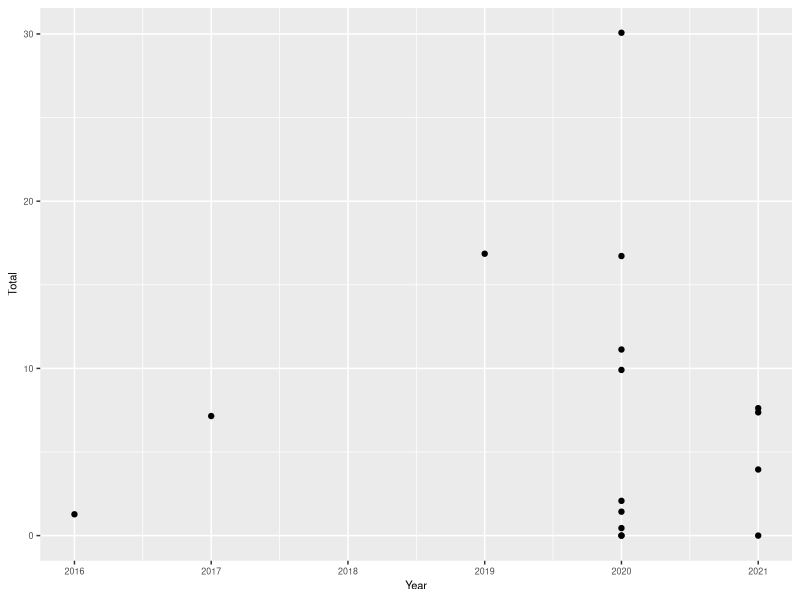

Write R code to recreate this figure. (Note: this script raises an error after producing the figure.)
library(ggplot2)
library(readxl)
PFAS <- read_excel("PFASdata.xlsx",sheet = "Processed")

# [PFAS] vs Year ----------------------------------------------------------

#[total PFAS in livers] vs year of death
PFASL<-subset(PFAS,Type=="L")
yearfit<-lm(PFASL$Year~log(PFASL$Total))
summary(yearfit) #P=0.2519, adj.r^2=0.0475 -> no relationship
ggplot(PFAS, aes(x=Year, y=Total))+geom_point()+theme(text = element_text(size=8))



# [PFAS liver] vs [PFAS muscle] -------------------------------------------


#[PFAS liver] vs [PFAS muscle]
shapiro.test(PFAS$TotalL) #P=0.1042 -> normally distributed
shapiro.test(PFAS$TotalSM) #P=0.01819 -> not normally distributed (small sample size, n=5)
is.factor(PFAS$Type)
as.factor(PFAS$Type)
wilcox.test(Total~Type,data=PFAS)#P=0.003135 -> significant difference



# PFAS by age -------------------------------------------------------------

PFASL<-subset(PFASL,Type == "L")#only use liver results

shapiro.test(PFASL$Total) #P=0.1042 -> normal distribution
subadult<-subset(PFASL,Age == "subadult")
shapiro.test(subadult$Total) #P=0.3049 -> normal distribution
adult<-subset(PFASL,Age == "adult")
shapiro.test(adult$Total) #P=0.1959 -> normal distribution
juvenile<-subset(PFASL,Gen.Age == "juvenile")
shapiro.test(juvenile$Total) #fails test by sample size, n=2 -> not normal distribution
#cannot use anova 
kruskal.test(PFASL$Total~PFASL$Gen.Age) #not sig p=0.22

PAHadsub<-subset(PAHE,Age == "subadult"|Age=="adult")
View(PAHadsub)
wilcox.test(Total~Age,data=PAHadsub) #P=0.8858 -> not significant

PFASL$Gen.Age <- factor(PFASL$Gen.Age,levels=c('juvenile','subadult','adult')) #reorder age groups so x-axis increases from L to R
ggplot(PFASL, aes(x=Gen.Age, y=Total))+geom_boxplot()+theme(text = element_text(size=8))+ theme(axis.line = element_line(colour = "black",size = 0.5, linetype = "solid"))



# carcass condition -------------------------------------------------------
PFASL<-subset(PFASL,Type == "L")#only use liver results

shapiro.test(PFASL$Total) #P=0.1042 -> normal distribution
mid<-subset(PFASL,CC == "3")
shapiro.test(mid$Total) #P=0.4643 -> normal distribution
moderate<-subset(PFASL,CC == "3.5")
shapiro.test(moderate$Total) #P=0.8943 -> normal distribution
adv<-subset(PFASL,CC == "4")
shapiro.test(adv$Total) #P=0.5242 -> normal distribution
is.factor(PFASL$CC)
as.factor(PFASL$CC)
oneway.test(PFASL$Total~PFASL$CC) #P=0.8667 -> not significant

# location ----------------------------------------------------------------

PFASL<-subset(PFAS,Type=="L")
PFASN<-subset(PFASL,NS=="North")
PFASS<-subset(PFASL,NS=="South")
shapiro.test(PFASN$Total) #P=0.4934 -> normal distribution
shapiro.test(PFASS$Total) #P=0.1055 -> normal distribution
is.factor(PFASL$NS)
as.factor(PFASL$NS)
t.test(Total~NS,data=PFASL) #P=0.01421
ggplot(PFASL, aes(x=NS, y=Total))+geom_boxplot() 


